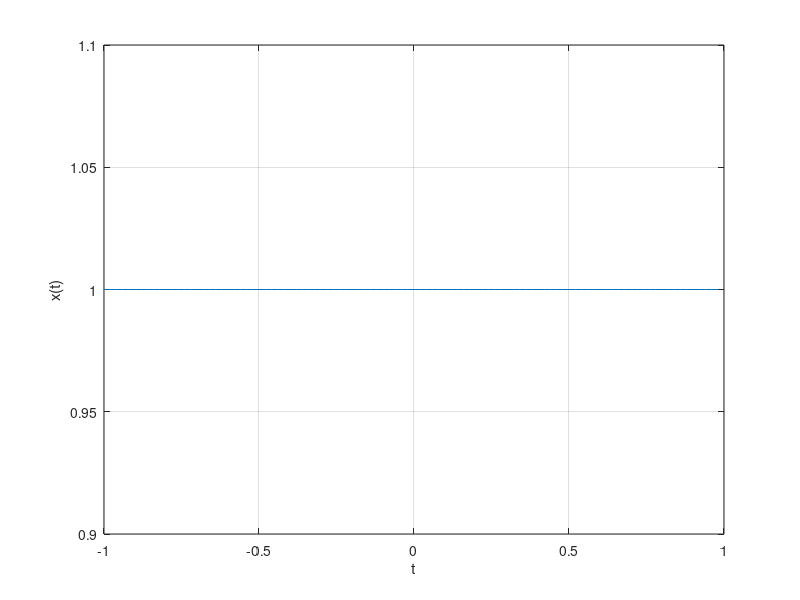
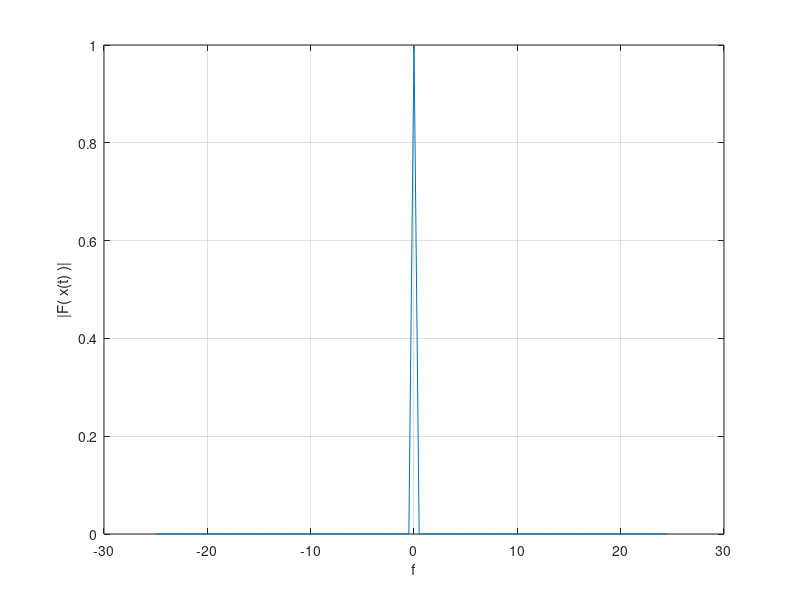
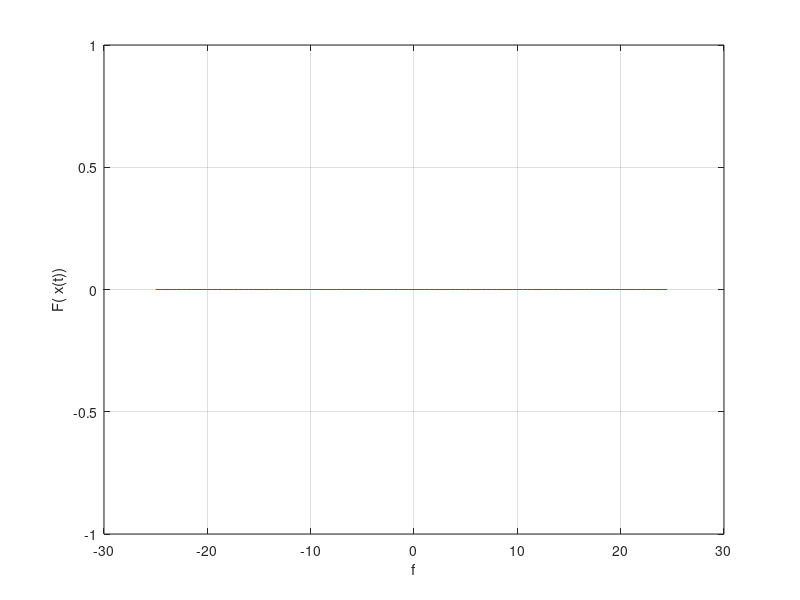

The MATLAB script that drew these images, in order:
close all

T = 2;
N = 100;
ts = T / N;
fs = 1 / ts;      %sampling rate
t = -1:ts:1-ts;
x = ones(1,length(t)) ;
plot(t,x);
xlabel('t');
ylabel('x(t)');
grid;

f = -fs/2 : fs/N : fs/2 - fs/N;
y = fftshift(fft(x));
y = y / max(abs(y));
figure;
plot(f,abs(y));
xlabel('f');
ylabel('|F( x(t) )|');
grid;
                        
figure;
plot(f,angle(y));
xlabel('f');
ylabel('F( x(t))');
grid;
